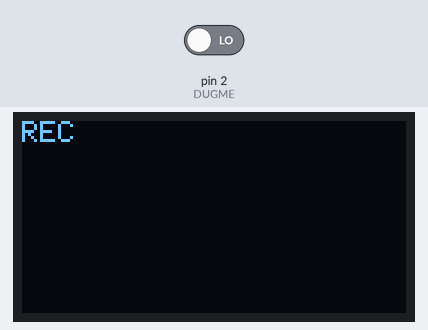
This sketch was run on a simulated Arduino Uno, built with avr-gcc and run on an emulated ATmega328P. Parts: 128×64 one-colour display. Inputs (shaded band) come from the test bench; at power-on: pin 2 (DUGME) LOW.

Above: at 2.1 s.
At 3.27 s:
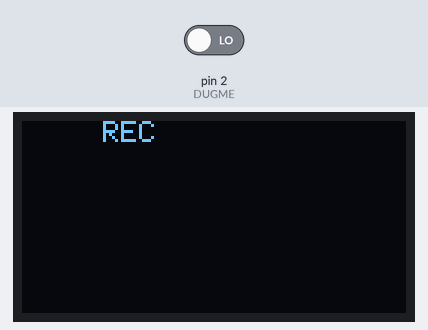
3.3 s: pin 2 (DUGME) driven HIGH
At 3.47 s:
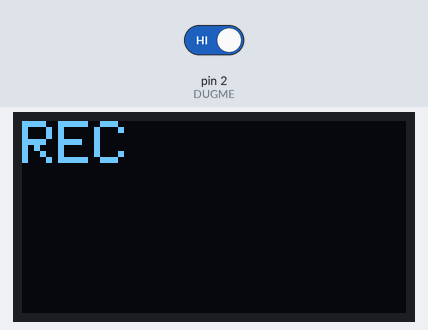
Timing chart, 0 to 6.3 s (numbered marks = the images above; inputs shaded):
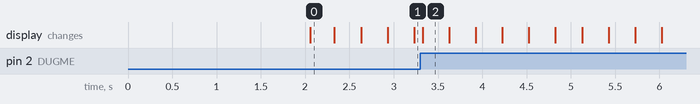

The sketch:

OLED_Scrolling.ino
```cpp
#include <Wire.h>
#include <Adafruit_GFX.h>
#include <Adafruit_SSD1306.h>
//#include <Fonts/FreeMonoOblique12pt7b.h> //header fonta

#define SCREEN_WIDTH 128
#define SCREEN_HEIGHT 64
#define DUGME 2 //pin na kome je dugme

volatile int interupt = 0;
int pinterupt = interupt; //pomocna promenljiva
int textSize = 1;

Adafruit_SSD1306 display(SCREEN_WIDTH, SCREEN_HEIGHT, &Wire, -1);

void isr_funckija(){
    interupt = 1;
  }

void setup() {
  pinMode(DUGME, INPUT);
  attachInterrupt(digitalPinToInterrupt(DUGME),isr_funckija,RISING);
  Serial.begin(9600);
  if(!display.begin(SSD1306_SWITCHCAPVCC, 0x3D)) { //provera da li sve uredu radi sa displayom
    Serial.println(F("SSD1306 allocation failed"));
    for(;;); //u slucaju da nije beskonacan loop
  }
  delay(2000);
  //display.setFont(&FreeMonoOblique12pt7b); //setovanje fonta
  display.clearDisplay();
  display.setTextSize(1); // ako se setuje font ovo linija se mora komentovati
  display.setTextColor(WHITE);
  display.setCursor(0, 0);
  display.print("REC");
  display.startscrollright(0x00, 0x0F);
  display.display();
}

void loop() {
  if(interupt){
    textSize++;
    if(textSize<=8){
      display.setCursor(0, 0);
      display.setTextSize(textSize);
      display.clearDisplay();
      display.print("REC");
      display.display();
      }
    else{
      textSize=1;
      display.setCursor(0, 0);
      display.setTextSize(textSize);
      display.clearDisplay();
      display.print("REC");
      display.display();

      }
    if(pinterupt){
      display.stopscroll();
      display.startscrollleft(0x00, 0x0F);
      }
    else{
      display.stopscroll();
      display.startscrollright(0x00, 0x0F);
      }
      pinterupt = !pinterupt;
      delay(200); //debounce
      interupt = 0;
    }
}
```

Measured:
- after the input at 3.3 s, the display: changes at once (image 2)
